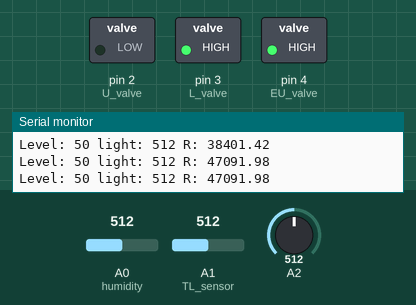
This sketch was run on a simulated Arduino Uno, built with avr-gcc and run on an emulated ATmega328P. Parts: switched loads named in the sketch (green lamp = pin HIGH), the last lines printed to the serial monitor. The inputs (shaded band) are chosen by the test bench; at power-on: A1 (TL_sensor) = 512, A0 (humidity) = 512, A2 = 512.

Above: at 1.2 s.
1.3 s: A1 (TL_sensor) set to 221
4.3 s: A1 (TL_sensor) set to 197
At 5.5 s:
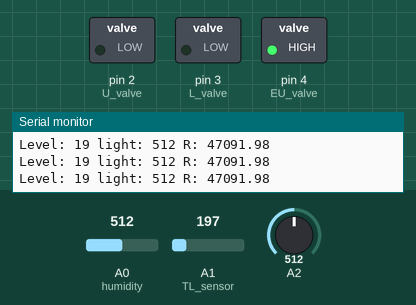
5.8 s: A0 (humidity) set to 107
8.0 s: A0 (humidity) set to 89
At 9.4 s:
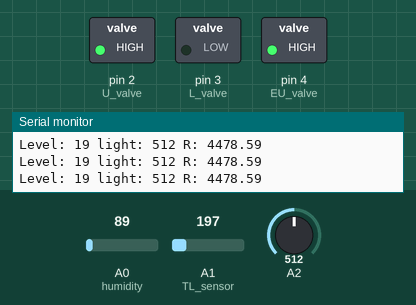
9.9 s: A1 (TL_sensor) set to 407
12.9 s: A1 (TL_sensor) set to 438
At 13.8 s:
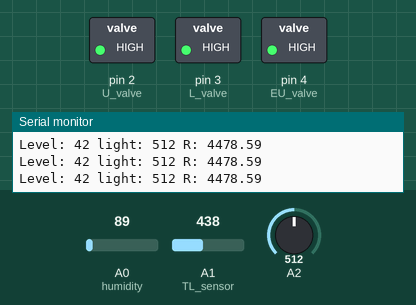
Timing chart, 0 to 15.9 s (numbered marks = the images above; inputs shaded):
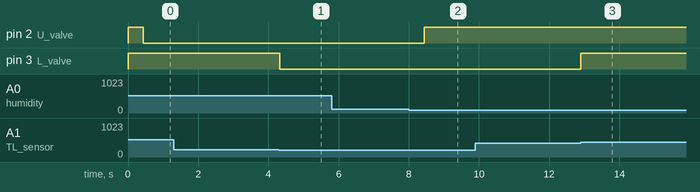

Measured:
- the behaviour switches between 215 and 214 on A1 (TL_sensor) (found by bisection; images 0 and 1)
- the behaviour switches between 99 and 98 on A0 (humidity) (found by bisection; images 1 and 2)
- the behaviour switches between 419 and 420 on A1 (TL_sensor) (found by bisection; images 2 and 3)
- after the input at 4.3 s, pin 3 (L_valve): HIGH → LOW at once
- after the input at 8.0 s, pin 2 (U_valve): LOW → HIGH after 0.44 s
- after the input at 12.9 s, pin 3 (L_valve): LOW → HIGH at once

The sketch:

conservatoriumotica.ino
```cpp
// Valve control pins
const int EU_valve = 4; //Emergency unload valve control pin
const int L_valve = 3;  //load valve control pin
const int U_valve = 2;  //Watering unload valve

// Sensor pins
const int TL_sensor = A1; //Tank level
const int humidity = A0;  // Analog input pin that senses Vout

int lst;
int A[10];

void setup()
{
  // setup
  Serial.begin(9600); // InitialiL_aprie serial communications at 9600 bps
  pinMode(EU_valve, OUTPUT);
  pinMode(L_valve, OUTPUT);
  pinMode(U_valve, OUTPUT);
  digitalWrite(EU_valve, HIGH);
  digitalWrite(L_valve, HIGH);
  digitalWrite(U_valve, HIGH);
}

int rollingAvg(int input)
{

  long long sum = 0;

  A[lst] = input;
  for (int i = 0; i < 10; i++)
    sum = sum + A[i];
  sum = sum / 10;
  lst++;
  if (lst == 10)
    lst = 0;
  return sum;
}

/**
  a tankRoutine
  Tank life parameters
  int M = 87; //Maximum water level of the tank
  int z = 70; // Median maximum level
  int x = 40; // Median minimum level
  int m = 20; //Minimum water level of the tank
*/
void tankRoutine(bool &L_apri, bool &EU_apri, int &l1, int M = 87, int z = 70, int x = 40, int m = 20)
{
  int l = map(analogRead(TL_sensor), 0, 1023, 0, 100); //mappa i valori letti dal sensore legandoli a valori percentuali

  if (l != l1)
  {
    if (!L_apri && l <= m)
      L_apri = true;
    if (L_apri && l > x)
      L_apri = false;
    L_apri ? digitalWrite(L_valve, LOW) : digitalWrite(L_valve, HIGH);

    if (!EU_apri && l >= M)
      EU_apri = true;
    if (EU_apri && l < z)
      EU_apri = false;
    EU_apri ? digitalWrite(EU_valve, LOW) : digitalWrite(EU_valve, HIGH);
  }
  l1 = l;
}

// Main function
void loop()
{
  int sensorValue = 0; // humidity default value
  float Vin = 5;       // Input voltage
  float Vout = 0;      // Vout default value
  float Rref = 47000;  // Reference resistor's value in ohms (you can give this value in kiloohms or megaohms - the resistance of the tested resistor will be given in the same units)
  float R = 0;

  // Greenhouse life parameters
  int h = 0; //Current humidity level in greenhouse
  int h1;
  unsigned long t1 = 0;
  bool low_moisture = false;

  // Auxiliary
  bool L_apri = false;
  bool EU_apri = false;
  int l1 = 0;

  while (true)
  {
    unsigned long timestamp = millis();

    tankRoutine(L_apri, EU_apri, l1);

    //Moisture reading.
    if ((timestamp - t1) >= 100)
    {
      sensorValue = rollingAvg(analogRead(humidity)); // Read Vout on analog input pin A0 (Arduino can sense from 0-1023, 1023 is 5V)
      Vout = (Vin * sensorValue) / 1023;   // Convert Vout to volts
      R = Rref * (1 / ((Vin / Vout) - 1)); // Formula to calculate tested resistor's value
      if (!low_moisture && R > 10000)
        low_moisture = true;
      if (low_moisture && R < 5000)
        low_moisture = false;
      low_moisture ? digitalWrite(U_valve, LOW) : digitalWrite(U_valve, HIGH);
      t1 = millis();
    }
    Serial.print("Level: ");
    Serial.print(l1); // Give level in Serial Monitor
    Serial.print(" ");
    Serial.print("light: ");
    Serial.print(analogRead(2)); // Give level in Serial Monitor
    Serial.print(" ");
    Serial.print("R: ");
    Serial.println(R); // Give calculated resistance in Serial Monitor
    delay(1);          // Clock
  }
  Serial.println("Qualcosa è andato storto, ora riavvio");
}
```
